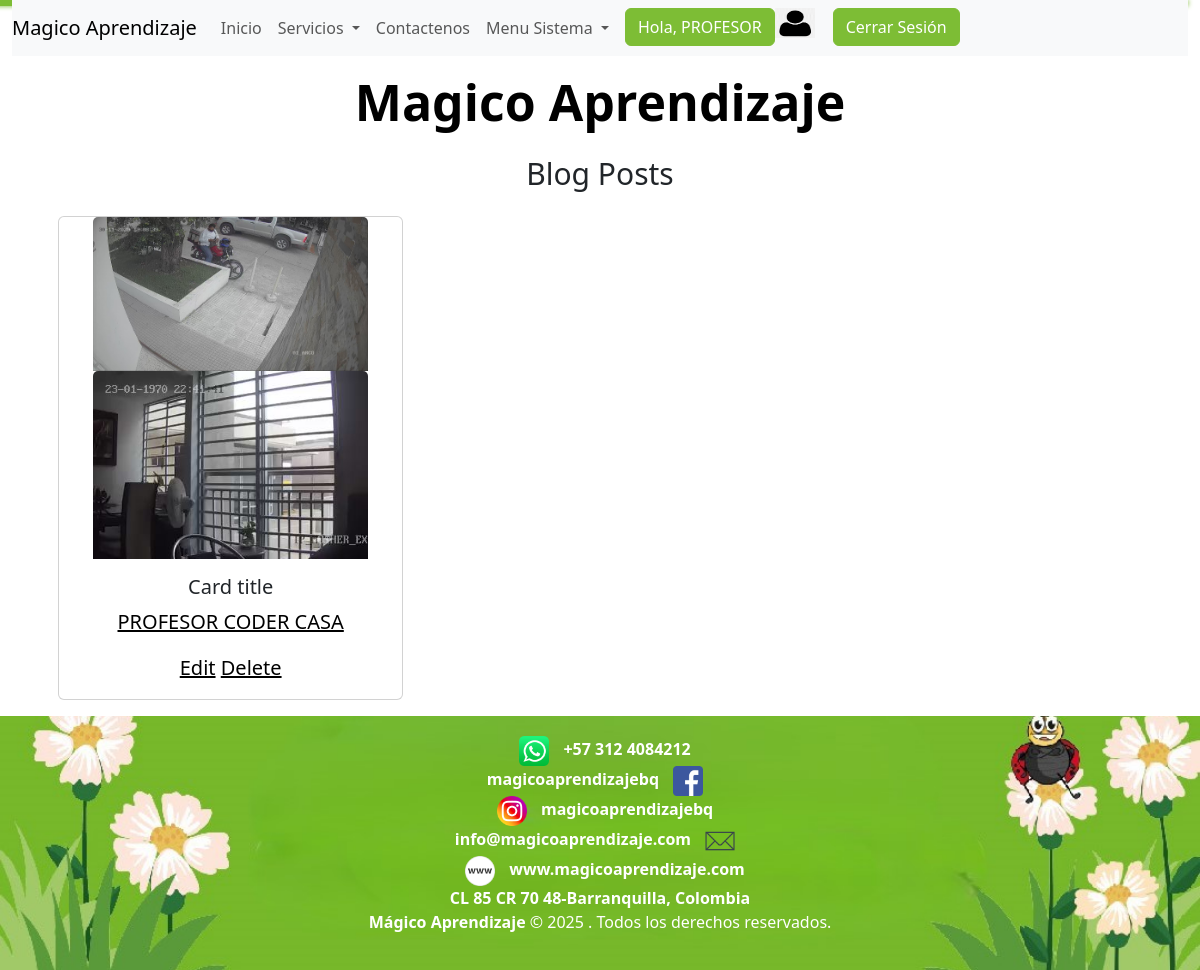
Page /blog/post (signed in) on the committed database.
### blog/models.py (models this page shows, shortened)
class Image(models.Model):
    post = models.ForeignKey(Post, related_name="images", on_delete=models.CASCADE)
    image = models.ImageField(upload_to=get_image_upload_path)
    unique_id = models.UUIDField(default=uuid.uuid4, editable=False, unique=True)

class Post(models.Model):
    TYPE_CHOICES = [
        ("image", "Image"),
        ("carousel", "Carousel"),
    ]
    title = models.CharField(max_length=200)
    resumen = models.TextField()
    content = models.TextField()
    start_date = models.DateField()
    end_date = models.DateField()
    post_type = models.CharField(max_length=10, choices=TYPE_CHOICES)
    status = models.ForeignKey(Estado, on_delete=models.CASCADE)
    created_at = models.DateTimeField(auto_now_add=True)
    created_by = models.ForeignKey(User, on_delete=models.CASCADE)
    category = models.ForeignKey(Category, on_delete=models.CASCADE)
    subcategory = models.ForeignKey(SubCategory, on_delete=models.CASCADE)
    empresa = models.ForeignKey(Empresa, on_delete=models.CASCADE, null=True)

### blog/views.py (the view)
# urls.py: path("post", post_list, name="RV_vpost_list"),
def post_list(request):
    if request.user.is_superuser:
        posts = Post.objects.all()
    else:
        posts = Post.objects.filter(created_by=request.user)
    return render(request, "blog/post_list.html", {"posts": posts})

### blog/templates/blog/post_list.html (shortened to what this page needs)
{% extends "AppMagico/base.html" %}
{% load static %}
{% block content %}
            <h2>Blog Posts</h2>
            <article>
              <div class="d-flex justify-content-center">
                  <div class="row row-cols-1 row-cols-md-3 g-4">
                    {% for post in posts %}
                    <div class="col">
                       <div class="card">
                          {% if post.images.all %}
                            <div>
                              {% for image in post.images.all %}
                              <img src="{{ image.image.url }}" class="card-img-top" alt="Image for {{ post.title }}" />
                              {% endfor %}
                            </div>
                          {% endif %}
                          <div class="card-body">
                            <h5 class="card-title">Card title</h5>
                              <p class="card-text"> <a href="{% url 'RV_vpost_detail' post.id %}">{{ post.title }}</a></p>
                              <a href="{% url 'RV_vupdate_post' post.id %}">Edit</a>
                              <a href="{% url 'RV_vdelete_post' post.id %}">Delete</a>
                          </div>
                      </div>
                    </div>
                    {% endfor %}
  </div>
</div>
</article>
</section>
</main>
{% endblock %}

### AppMagico/templates/AppMagico/base.html (shortened to what this page needs)
{% load static %}
<!DOCTYPE html>
<html lang="en">
<head>
    <link href="{% static 'AppMagico/css/main.css' %}" rel="stylesheet">
</head>
<body>
    <header>
        <div class="container-fluid">
            <nav class="navbar navbar-expand-lg navbar-light bg-light">
                <a class="navbar-brand" href="index.html">Magico Aprendizaje</a>
              <div class="collapse navbar-collapse" id="navbarNav">
                <ul class="navbar-nav">
                        <li class="nav-item">
                            <a class="nav-link" href="/">Inicio</a>
                        </li>
                    <li class="nav-item dropdown">
                        <a
                          class="nav-link dropdown-toggle"
                          href="#"
                          id="estadosDropdown"
                          role="button"
                          data-bs-toggle="dropdown"
                          aria-expanded="false"
                        >
                          Servicios
                        </a>
                    </li>
                    <li class="nav-item">
                        <a class="nav-link" href="{% url 'Contactenos' %}" target="_blank">Contactenos</a>
                    </li>
                    {% if not user.is_authenticated %}
                    <li class="nav-item">
                      <a class="btn btn-primary" href="{% url 'Register' %}" target="_blank">Registrar</a>
                   </li>
                    <li class="nav-item">
                        <a class="btn btn-primary" href="{% url 'Login' %}?next={{request.path}}" >Iniciar Sesion</a>
                    </li>
                    {% elif user.is_authenticated %}
                    <li class="nav-item dropdown">
                        <a
                          class="nav-link dropdown-toggle"
                          href="#"
                          id="estadosDropdown"
                          role="button"
                          data-bs-toggle="dropdown"
                          aria-expanded="false"
                        >
                          Menu Sistema
                        </a>
                      </li>
                      <li class="nav-item">
                        <form method="POST" action="{% url 'RV_vProfile' user.username %}">
                          <input class="btn btn-primary" type="submit" value="Hola, {{ user.username }}">
                      </form>
                      </li>
                      <li>
                        <div class="avatar-container">
                              {% if profile_picture_url %}
                                  <img src="{{ profile_picture_url }}" alt="Avatar" class="avatar" style="width:50px;height:30px;">
                              {% elif profile.profile_picture %}
                                  <img src="{{ profile.profile_picture.url }}" alt="Avatar" class="avatar" style="width:50px;height:30px;">
                              {% else %}
                                  <img src="{% static 'AppMagico/img/profile/profile.png' %}" alt="Default Avatar" class="avatar" style="width:50px;height:30px;">
                              {% endif %}
                      </div>
                      </li>
                      <li class="nav-item">
                        <form method="POST" action="{% url 'Logout' %}">
                          <input class="btn btn-primary" type="submit" value="Cerrar Sesión">
                      </form>
                      </li>
                   {% endif %}
                </ul>
              </div>
            </nav>
          </div>
    </header>
    <main>
        <section id="section" class="text-center container">
            <h1 translate="no"><a class="a_web" href="/">Magico Aprendizaje</a></h1>
    {% block content %}
    {% endblock %}
    <footer>
        <div class="line">
            <a class="aicom_web whatsapp-link"
                href="https://api.whatsapp.com/send?phone=+573124084212&text=Hola,%20estoy%20interesado%20en%20los%20servicios%20de%20Mágico%20Aprendizaje."
                target="_blank">
                <img src="{% static 'AppMagico/img/whatsapp_icon_2.png' %}" alt="Imagen icono Whatsapp" width="30" height="30">
                <span>+57 312 4084212</span>
            </a>
        </div>
        <div class="line">
            <a class="aicom_web facebook-link" href="https://www.facebook.com/magicoaprendizajebq" target="_blank">
                <span>magicoaprendizajebq</span>
                <img src="{% static 'AppMagico/img/facebook_icon.png' %}" alt="Imagen icono Facebook" width="30" height="30">
            </a>
        </div>
        <div class="line">
            <a class="aicom_web instagram-link" href="https://www.instagram.com/magicoaprendizajebq" target="_blank">
                <img src="{% static 'AppMagico/img/instagram_icon.png' %}" alt="Imagen icono Instagram" width="30" height="30">
                <span>magicoaprendizajebq</span>
            </a>
        </div>
        <div class="line">
            <a class="aicom_web mail-link" href="mailto:info@magicoaprendizaje.com">
                <span>info@magicoaprendizaje.com</span>
                <img src="{% static 'AppMagico/img/mail_icon.png' %}" alt="Imagen icono Correo" width="30" height="30">
            </a>
        </div>
        <div class="line">
            <a class="aicom_web web-link" href="https://www.magicoaprendizaje.com" target="_blank">
                <img src="{% static 'AppMagico/img/www_icon.png' %}" alt="Imagen icono Web" width="30" height="30">
                <span>www.magicoaprendizaje.com</span>
            </a>
        </div>
        <div class="line">
          <a class="aicom_web web-link" href="https://maps.app.goo.gl/mNTKe5h5XvxojZfd8" target="_blank">
              <span>CL 85 CR 70 48-Barranquilla, Colombia</span>
          </a>
      </div>
        <div class="line">
            <p>
              <strong>Mágico Aprendizaje</strong> &copy; <script>document.write(new Date().getFullYear())</script> . Todos los derechos reservados.
            </p>
        </div>
    </footer>
</body>
</html>

### rows in the picture
Post: title "PROFESOR CODER CASA"
Image: image (picture)
Image: image (picture)
